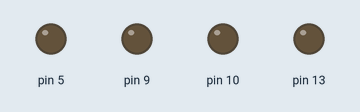
This sketch was run on a simulated Arduino Leonardo, built with avr-gcc and run on an emulated ATmega32U4. Shown: output pins drawn as LEDs (lit = HIGH).

Above: at 0.05 s.
At 2.6 s:
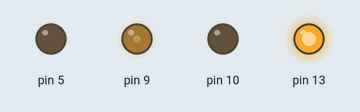
At 5.15 s:
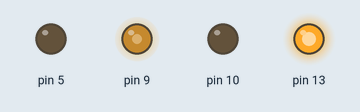
At 10.3 s:
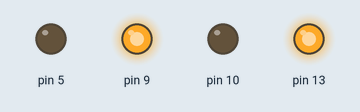
Timing chart, 0 to 13.4 s (numbered marks = the images above):
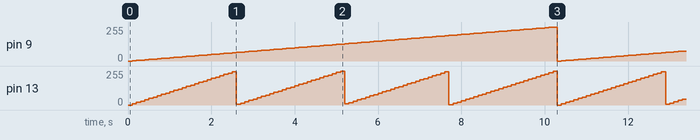

Measured:
- by itself, pin 9: ramps from 0/255 to 254/255 and jumps back, once every 10.3 s
- by itself, pin 13: ramps from 0/255 to 254/255 and jumps back, once every 2.6 s

The sketch:

PWM_10bits.ino
```cpp
#include <avr/interrupt.h>

#define PWM9 OCR1A
#define PWM10 OCR1B
#define PWM5 OCR3A
#define PWM13L OCR4A
int speed;

void setup() {
  cli(); //Deshabilita las interrupciones
  DDRB |= ((1 << 5) | (1 << 6)); //Establece los pines como slaidas
  PORTB &= (~(1 << 5) & ~(1 << 6)); //Pone en bajos los pines de salida 9 y 10
  DDRC |= ((1 << 6) | (1 << 7)); //Establece los pines como slaidas
  PORTC &= (~(1 << 6) & ~(1 << 7)); //Pone en bajos los pines de salida 13 y 5
  //Configuracion de PWM - Fast PWM de 10 bits (1023) en los pines 9, 10 y 5
  TCCR3A = TCCR3B  = TCCR1A = TCCR1B = 0;
  TCCR1A = TCCR3A  = ((1 << COM1A1) | (1 << COM1B1) | (1 << WGM11) | (1 << WGM10)); //Selecciona los pines pwm de salida
  TCCR1B = TCCR3B  = ((1 << WGM12) | (1 << CS10)); //Seleciona prescaler de 1 -> Freq= 15Khz

  //Configuracion timer4 PWM 10bits
  TCCR4A = TCCR4B = TCCR4C = TCCR4D = TCCR4E = 0;
  TCCR4A = ((1 << COM4A1) | (1 << PWM4A)); //Activa la salida del pin 13
  PLLFRQ &= (~(1 << PLLTM1) & ~(1 << PLLTM0)); // Deshabilita el postcaler del PLL
  //PLLFRQ = (PLLFRQ & 0xCF) | 0x30; Postcaler de 48 Mhz
  TCCR4B = (1 << CS40); //Prescaler de 1
  TC4H = 0x03; //Asigna la resolucion
  OCR4C = 0xFF;
  PWM9 = PWM10 = PWM5 = PWM13L = 0;
  sei(); //Habilita las interrupciones
  digitalWrite(30, LOW);
}

void loop() {
  PWM9 = speed;
  TC4H = speed >> 8;
  PWM13L = speed & 0xFF;
  speed += 10;
  if (speed > 1023) speed = 0;
  delay(100);
}
```
